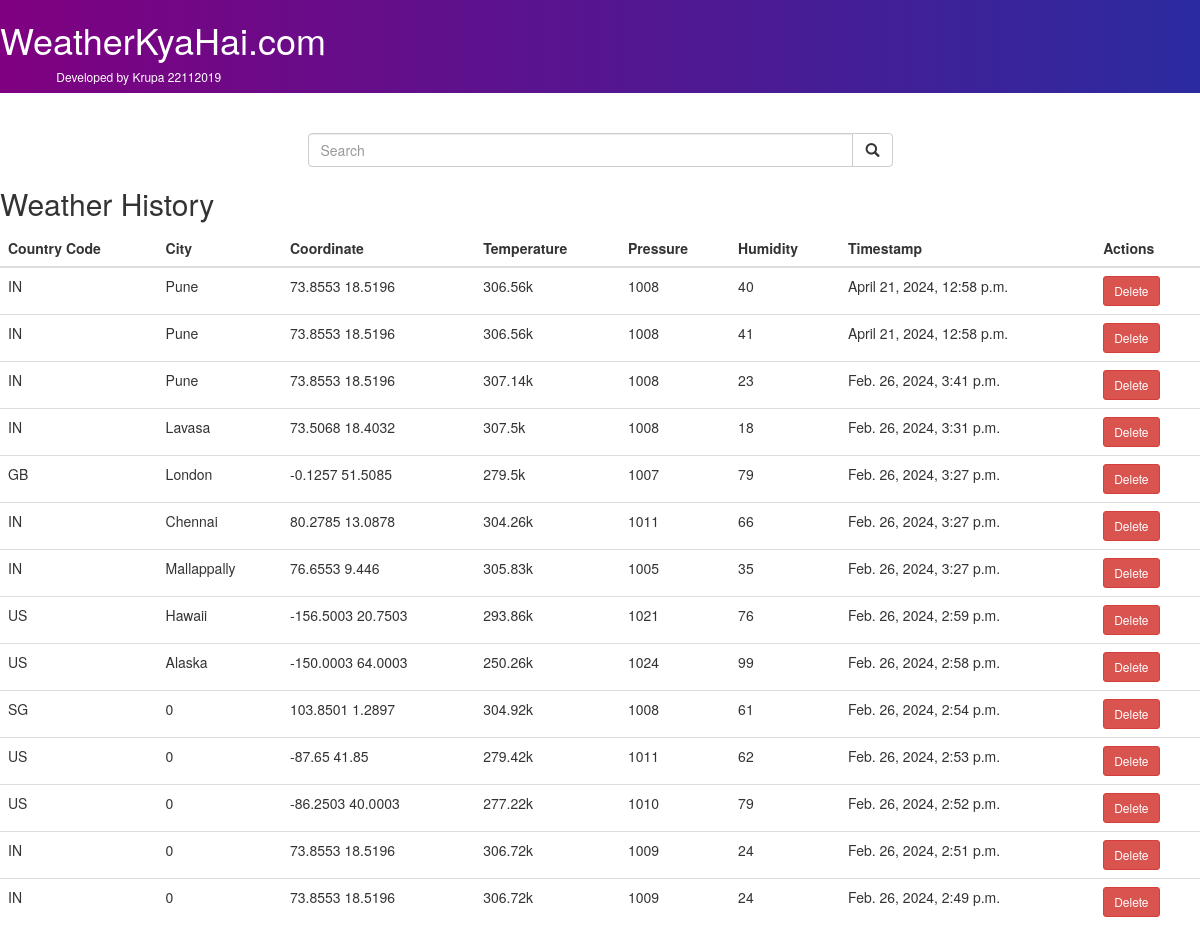
The app's page /, older data.
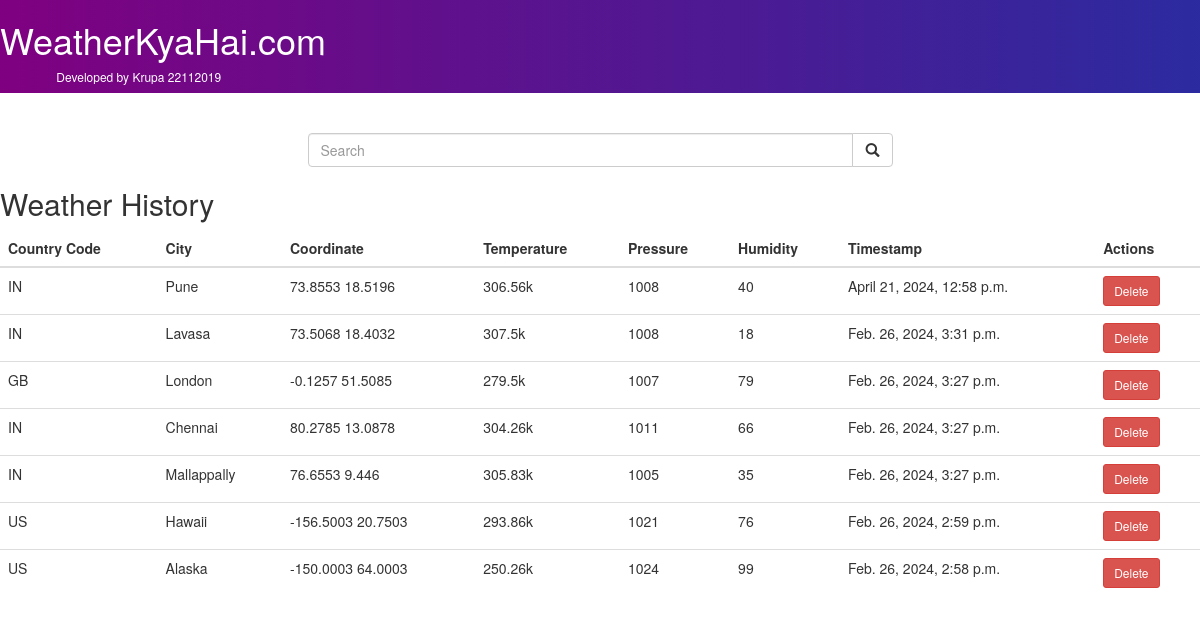
The same page, newer data.
### main/models.py (models this page shows)
class Weather(models.Model):
    city=models.CharField(max_length=100)
    country_code=models.CharField(max_length=3)
    coordinate = models.CharField(max_length=10)
    temp = models.CharField(max_length=10)
    pressure = models.CharField(max_length=10)
    humidity=models.CharField(max_length=10)
    timestamp = models.DateTimeField(auto_now_add=True)

### main/views.py (the view)
# urls.py: path('', views.index, name='index'),  # Define the URL pattern for the index view
def index(request):
    if request.method == 'POST':
        city = request.POST['city']
        source = urllib.request.urlopen('http://api.openweathermap.org/data/2.5/weather?q='+city+'&appid=e8ddef56273a5f305a361716e9246e42').read()
        list_of_data = json.loads(source)
        data = {
            "name": str(list_of_data["name"]),
            "country_code": str(list_of_data['sys']['country']),
            "coordinate": str(list_of_data['coord']['lon']) + ' '
                        + str(list_of_data['coord']['lat']),
            "temp": str(list_of_data['main']['temp']) + 'k',
            "pressure": str(list_of_data['main']['pressure']),
            "humidity": str(list_of_data['main']['humidity']),
        }
        wdata=Weather()
        wdata.city=str(list_of_data["name"])
        wdata.country_code=str(list_of_data['sys']['country'])
        wdata.coordinate=str(list_of_data['coord']['lon']) + ' '+ str(list_of_data['coord']['lat'])
        wdata.temp=str(list_of_data['main']['temp']) + 'k'
        wdata.pressure=str(list_of_data['main']['pressure'])
        wdata.humidity=str(list_of_data['main']['humidity'])
        wdata.save()
        bdata=Weather.objects.all().order_by('-timestamp')
        data['bdata']=bdata
        print(data)
        return redirect('index')
    else:
        data = {
            'bdata': Weather.objects.all().order_by('-timestamp')
        }
    return render(request, "index.html", data)

### templates/index.html (shortened to what this page needs)
<!DOCTYPE html>
<html lang="en" dir="ltr">
<head>
  <link rel="stylesheet" href="https://maxcdn.bootstrapcdn.com/bootstrap/3.4.0/css/bootstrap.min.css">
</head>
<body>
  <nav class="row" style="background-image: linear-gradient(to left,rgb(43, 43, 160),purple); color: white;">
    <div class="col-md-6 offset-md-3 col-lg-3 offset-lg-4 text-center">
      <h1>WeatherKyaHai.com</h1>
      <h6>Developed by Krupa 22112019</h6>
    </div>
  </nav>
  <br />
  <br />
  <center class="row">
    <form method="post" class="col-md-6 col-md-offset-3">
      <div class="input-group">
        <input type="text" class="form-control" name="city" placeholder="Search">
        <div class="input-group-btn">
          <button class="btn btn-default" type="submit">
            <i class="glyphicon glyphicon-search"></i>
          </button>
        </div>
      </div>
    </form>
  </center>
  <h2>Weather History</h2>
  <table class="table">
      <thead>
          <tr>
              <th>Country Code</th>
              <th>City</th>
              <th>Coordinate</th>
              <th>Temperature</th>
              <th>Pressure</th>
              <th>Humidity</th>
              <th>Timestamp</th>
              <th>Actions</th>
          </tr>
      </thead>
      <tbody>
          {% for bdata in bdata %}
          <tr>
            <td>{{ bdata.country_code }}</td>
            <td>{{ bdata.city }}</td>
            <td>{{ bdata.coordinate }}</td>
            <td>{{ bdata.temp }}</td>
            <td>{{ bdata.pressure }}</td>
            <td>{{ bdata.humidity }}</td>
            <td>{{ bdata.timestamp }}</td>
            <td>
              <form action="{% url 'delete_location' bdata.id %}" method="post">
                <button type="submit" class="btn btn-danger btn-sm">Delete</button>
              </form>
            </td>
          </tr>
          {% endfor %}
      </tbody>
  </table>
</body>
</html>

Row changes from the older to the newer data that the page shows:
removed Weather: country_code "IN", city "Pune", coordinate "73.8553 18.5196", temp "306.56k", pressure "1008", humidity "41", timestamp "April 21, 2024, 12:58 p.m."
removed Weather: country_code "IN", city "Pune", coordinate "73.8553 18.5196", temp "307.14k", pressure "1008", humidity "23", timestamp "Feb. 26, 2024, 3:41 p.m."
removed Weather: country_code "SG", city "0", coordinate "103.8501 1.2897", temp "304.92k", pressure "1008", humidity "61", timestamp "Feb. 26, 2024, 2:54 p.m."
removed Weather: country_code "US", city "0", coordinate "-87.65 41.85", temp "279.42k", pressure "1011", humidity "62", timestamp "Feb. 26, 2024, 2:53 p.m."
removed Weather: country_code "US", city "0", coordinate "-86.2503 40.0003", temp "277.22k", pressure "1010", humidity "79", timestamp "Feb. 26, 2024, 2:52 p.m."
removed Weather: country_code "IN", city "0", coordinate "73.8553 18.5196", temp "306.72k", pressure "1009", humidity "24", timestamp "Feb. 26, 2024, 2:51 p.m."
removed Weather: country_code "IN", city "0", coordinate "73.8553 18.5196", temp "306.72k", pressure "1009", humidity "24", timestamp "Feb. 26, 2024, 2:49 p.m."
